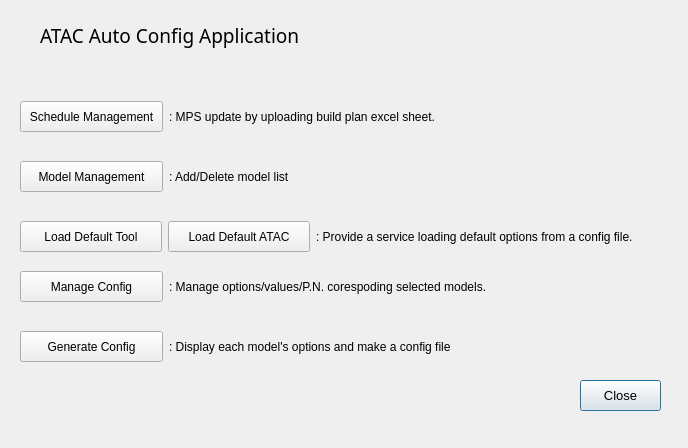
<?xml version="1.0" encoding="UTF-8"?>
<ui version="4.0">
 <class>Dialog</class>
 <widget class="QDialog" name="Dialog">
  <property name="geometry">
   <rect>
    <x>0</x>
    <y>0</y>
    <width>688</width>
    <height>448</height>
   </rect>
  </property>
  <property name="windowTitle">
   <string>Dialog</string>
  </property>
  <widget class="QLabel" name="label">
   <property name="geometry">
    <rect>
     <x>40</x>
     <y>20</y>
     <width>301</width>
     <height>31</height>
    </rect>
   </property>
   <property name="font">
    <font>
     <family>MV Boli</family>
     <pointsize>14</pointsize>
     <weight>50</weight>
     <bold>false</bold>
    </font>
   </property>
   <property name="text">
    <string>ATAC Auto Config Application</string>
   </property>
  </widget>
  <widget class="QPushButton" name="btn_close">
   <property name="geometry">
    <rect>
     <x>580</x>
     <y>380</y>
     <width>81</width>
     <height>31</height>
    </rect>
   </property>
   <property name="minimumSize">
    <size>
     <width>50</width>
     <height>31</height>
    </size>
   </property>
   <property name="maximumSize">
    <size>
     <width>200</width>
     <height>31</height>
    </size>
   </property>
   <property name="font">
    <font>
     <pointsize>10</pointsize>
    </font>
   </property>
   <property name="text">
    <string>Close</string>
   </property>
  </widget>
  <widget class="QWidget" name="layoutWidget">
   <property name="geometry">
    <rect>
     <x>20</x>
     <y>100</y>
     <width>649</width>
     <height>33</height>
    </rect>
   </property>
   <layout class="QHBoxLayout" name="horizontalLayout_5">
    <item>
     <widget class="QPushButton" name="btn_mps">
      <property name="minimumSize">
       <size>
        <width>141</width>
        <height>31</height>
       </size>
      </property>
      <property name="maximumSize">
       <size>
        <width>200</width>
        <height>31</height>
       </size>
      </property>
      <property name="font">
       <font>
        <pointsize>9</pointsize>
       </font>
      </property>
      <property name="text">
       <string>Schedule Management</string>
      </property>
     </widget>
    </item>
    <item>
     <widget class="QLabel" name="label_6">
      <property name="minimumSize">
       <size>
        <width>500</width>
        <height>21</height>
       </size>
      </property>
      <property name="font">
       <font>
        <pointsize>9</pointsize>
        <weight>50</weight>
        <bold>false</bold>
       </font>
      </property>
      <property name="text">
       <string>: MPS update by uploading build plan excel sheet.</string>
      </property>
     </widget>
    </item>
   </layout>
  </widget>
  <widget class="QWidget" name="layoutWidget">
   <property name="geometry">
    <rect>
     <x>20</x>
     <y>160</y>
     <width>649</width>
     <height>33</height>
    </rect>
   </property>
   <layout class="QHBoxLayout" name="horizontalLayout">
    <item>
     <widget class="QPushButton" name="btn_model">
      <property name="minimumSize">
       <size>
        <width>141</width>
        <height>31</height>
       </size>
      </property>
      <property name="maximumSize">
       <size>
        <width>200</width>
        <height>31</height>
       </size>
      </property>
      <property name="font">
       <font>
        <pointsize>9</pointsize>
       </font>
      </property>
      <property name="text">
       <string>Model Management</string>
      </property>
     </widget>
    </item>
    <item>
     <widget class="QLabel" name="label_2">
      <property name="minimumSize">
       <size>
        <width>500</width>
        <height>21</height>
       </size>
      </property>
      <property name="font">
       <font>
        <pointsize>9</pointsize>
        <weight>50</weight>
        <bold>false</bold>
       </font>
      </property>
      <property name="text">
       <string>: Add/Delete model list</string>
      </property>
     </widget>
    </item>
   </layout>
  </widget>
  <widget class="QWidget" name="layoutWidget">
   <property name="geometry">
    <rect>
     <x>20</x>
     <y>220</y>
     <width>796</width>
     <height>33</height>
    </rect>
   </property>
   <layout class="QHBoxLayout" name="horizontalLayout_2">
    <item>
     <widget class="QPushButton" name="btn_load_option">
      <property name="minimumSize">
       <size>
        <width>141</width>
        <height>31</height>
       </size>
      </property>
      <property name="maximumSize">
       <size>
        <width>999</width>
        <height>30</height>
       </size>
      </property>
      <property name="font">
       <font>
        <pointsize>9</pointsize>
       </font>
      </property>
      <property name="text">
       <string>Load Default Tool</string>
      </property>
     </widget>
    </item>
    <item>
     <widget class="QPushButton" name="btn_atac_option">
      <property name="minimumSize">
       <size>
        <width>141</width>
        <height>31</height>
       </size>
      </property>
      <property name="maximumSize">
       <size>
        <width>999</width>
        <height>30</height>
       </size>
      </property>
      <property name="font">
       <font>
        <pointsize>9</pointsize>
       </font>
      </property>
      <property name="text">
       <string>Load Default ATAC</string>
      </property>
     </widget>
    </item>
    <item>
     <widget class="QLabel" name="label_3">
      <property name="minimumSize">
       <size>
        <width>500</width>
        <height>21</height>
       </size>
      </property>
      <property name="font">
       <font>
        <pointsize>9</pointsize>
        <weight>50</weight>
        <bold>false</bold>
       </font>
      </property>
      <property name="text">
       <string>: Provide a service loading default options from a config file.</string>
      </property>
     </widget>
    </item>
   </layout>
  </widget>
  <widget class="QWidget" name="layoutWidget">
   <property name="geometry">
    <rect>
     <x>20</x>
     <y>270</y>
     <width>649</width>
     <height>33</height>
    </rect>
   </property>
   <layout class="QHBoxLayout" name="horizontalLayout_3">
    <item>
     <widget class="QPushButton" name="btn_pn">
      <property name="minimumSize">
       <size>
        <width>141</width>
        <height>31</height>
       </size>
      </property>
      <property name="maximumSize">
       <size>
        <width>999</width>
        <height>30</height>
       </size>
      </property>
      <property name="font">
       <font>
        <pointsize>9</pointsize>
       </font>
      </property>
      <property name="text">
       <string>Manage Config</string>
      </property>
     </widget>
    </item>
    <item>
     <widget class="QLabel" name="label_4">
      <property name="minimumSize">
       <size>
        <width>500</width>
        <height>21</height>
       </size>
      </property>
      <property name="font">
       <font>
        <pointsize>9</pointsize>
        <weight>50</weight>
        <bold>false</bold>
       </font>
      </property>
      <property name="text">
       <string>: Manage options/values/P.N. corespoding selected models.</string>
      </property>
     </widget>
    </item>
   </layout>
  </widget>
  <widget class="QWidget" name="layoutWidget">
   <property name="geometry">
    <rect>
     <x>20</x>
     <y>330</y>
     <width>649</width>
     <height>33</height>
    </rect>
   </property>
   <layout class="QHBoxLayout" name="horizontalLayout_4">
    <item>
     <widget class="QPushButton" name="btn_option">
      <property name="minimumSize">
       <size>
        <width>141</width>
        <height>31</height>
       </size>
      </property>
      <property name="maximumSize">
       <size>
        <width>999</width>
        <height>30</height>
       </size>
      </property>
      <property name="font">
       <font>
        <pointsize>9</pointsize>
       </font>
      </property>
      <property name="text">
       <string>Generate Config</string>
      </property>
     </widget>
    </item>
    <item>
     <widget class="QLabel" name="label_5">
      <property name="minimumSize">
       <size>
        <width>500</width>
        <height>21</height>
       </size>
      </property>
      <property name="font">
       <font>
        <pointsize>9</pointsize>
        <weight>50</weight>
        <bold>false</bold>
       </font>
      </property>
      <property name="text">
       <string>: Display each model's options and make a config file</string>
      </property>
     </widget>
    </item>
   </layout>
  </widget>
 </widget>
 <resources/>
 <connections/>
</ui>
